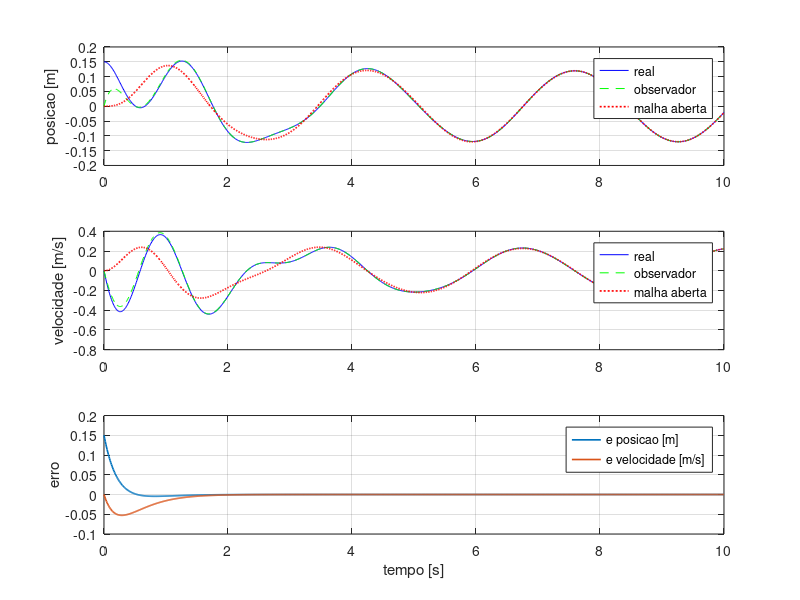
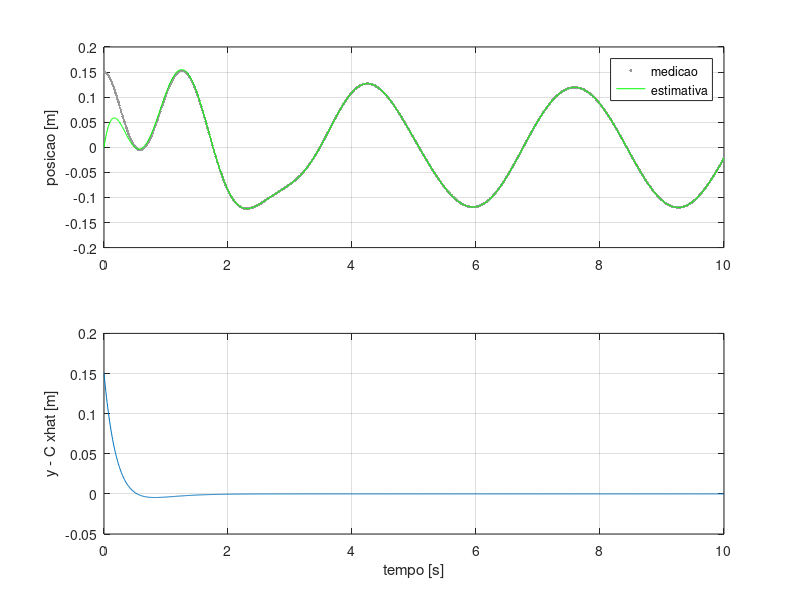
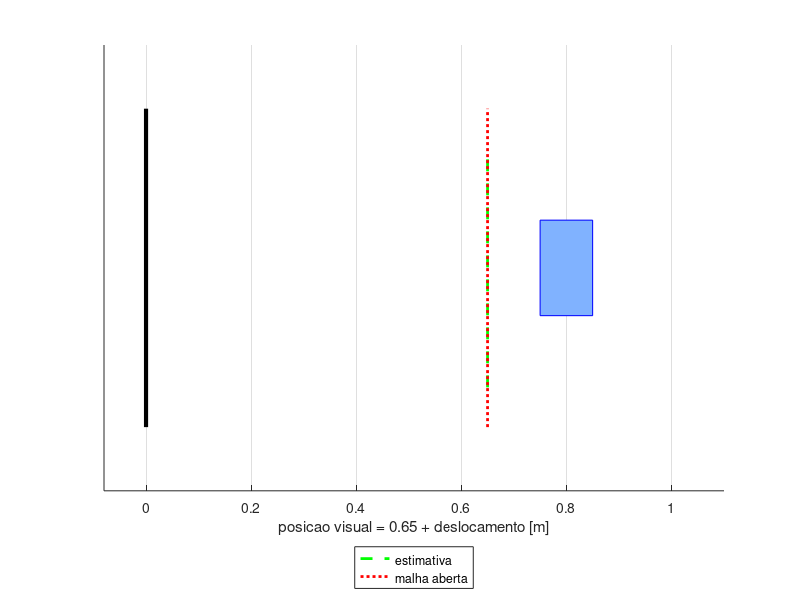

Reproduce these figures in MATLAB, in order. (Note: this script raises an error after producing the figures.)
function out = massa_mola_students(cfg)
% Observadores CA | massa-mola-amortecedor | MATLAB R2020b+.
% Requer Control System Toolbox. Executar: massa_mola_students
% Automatizar: r=massa_mola_students(struct('animate',false,'plots',false));
if nargin<1, cfg=struct; end
cfg=defaults(cfg,struct('Ts',0.01,'T',10,'poles',[-3 -4], ...
    'sigma',0,'mReal',1,'cReal',1.5,'kReal',20, ...
    'x0',[0.15;0],'xh0',[0;0],'animate',true,'plots',true, ...
    'saveVideo',true,'videoFile','anim_observador.mp4','seed',7));
assert(cfg.Ts>0 && cfg.T>2,'Usar Ts>0 e T>2.');
rng(cfg.seed);
m=1; c=1.5; k=20;
A=[0 1;-k/m -c/m]; B=[0;1/m]; C=[1 0]; D=0;
n=2;
sysd=c2d(ss(A,B,C,D),cfg.Ts,'zoh');
Ad=sysd.A; Bd=sysd.B; Cd=sysd.C;
realD=c2d(ss([0 1;-cfg.kReal/cfg.mReal -cfg.cReal/cfg.mReal], ...
    [0;1/cfg.mReal],C,0),cfg.Ts,'zoh');
t=0:cfg.Ts:cfg.T; N=numel(t); u=2*sin(2*pi*0.3*t);

%% BLOCO 1: observabilidade (modelo continuo).
% TODO 1: construir O e verificar se rank(O)==2.

O = obsv(A, C) 
r = rank(O)
if r == n;
    fprintf('O sistema é observável\n')
else
    fprintf('O sistema não é observável\n');
end

%% BLOCO 2: polos do observador preditor discreto.
% TODO 2: mapear cfg.poles para pd=exp(...), depois usar place.

pd = exp(cfg.poles*cfg.Ts)
L = place(Ad',Cd',pd)'
ei = eig(Ad-L*Cd)
if sort(ei') - sort(pd) < 1e-10
    fprintf('Os pólos coincidem\n')
else
    fprintf('Os pólos não coincidem\n')
end

X=zeros(2,N); H=X; OL=X; Y=zeros(1,N); innovation=zeros(1,N);
X(:,1)=cfg.x0; H(:,1)=cfg.xh0; OL(:,1)=cfg.xh0;
noise=cfg.sigma*randn(1,N);
for j=1:N
    % Primeiro guardar/medir os estados na MESMA amostra j.
    Y(j)=Cd*X(:,j)+noise(j);

    %% BLOCO 3: unica medida disponivel ao observador: Y(j).
    % TODO 3: substituir 0 pela inovacao y_j - Cd*xhat_j.
    
    innovation(j)=Y(j)-Cd*H(:,j);
    if j<N
        X(:,j+1)=realD.A*X(:,j)+realD.B*u(j);
        OL(:,j+1)=Ad*OL(:,j)+Bd*u(j);
        
        %% BLOCO 4: observador preditor. Nao usar X na atualizacao.
        % TODO 4: acrescentar o termo de correcao L*innovation(j).
        
        H(:,j+1)=Ad*H(:,j)+Bd*u(j)+L*innovation(j);
    end
end
E=X-H; Eol=X-OL; mask=t>=2;
rmse=sqrt(mean(E(:,mask).^2,2));
fprintf('Posto O: %d/2; RMSE apos 2 s: pos=%.5g m, vel=%.5g m/s\n', ...
    rank(obsv(A,C)),rmse(1),rmse(2));
if cfg.plots
    figure('Name','Estados e erro','Color','k');
    labels={'posicao [m]','velocidade [m/s]'};
    for s=1:2
        subplot(3,1,s); plot(t,X(s,:),'b',t,H(s,:),'g--',t,OL(s,:),'r:','LineWidth',1.2);
        grid on; ylabel(labels{s}); legend('real','observador','malha aberta');
    end
    subplot(3,1,3); plot(t,E,'LineWidth',1.2);grid on;
    xlabel('tempo [s]');ylabel('erro');legend('e posicao [m]','e velocidade [m/s]');
    figure('Name','Medicao e inovacao','Color','k');
    subplot(2,1,1);plot(t,Y,'.','Color',[.6 .6 .6]);hold on;plot(t,H(1,:),'g');
    ylabel('posicao [m]');legend('medicao','estimativa');grid on;
    subplot(2,1,2);plot(t,innovation);ylabel('y - C xhat [m]');xlabel('tempo [s]');grid on;
end
if cfg.animate
    animate(t,X,H,OL,cfg);
end
out=struct('t',t,'u',u,'X',X,'H',H,'OL',OL,'Y',Y,'E',E, ...
    'Eol',Eol,'innovation',innovation,'L',L,'Ad',Ad,'Cd',Cd, ...
    'poles',eig(Ad-L*Cd),'rmse',rmse,'cfg',cfg);
end
function c=defaults(c,d)
f=fieldnames(d);for j=1:numel(f),if ~isfield(c,f{j}),c.(f{j})=d.(f{j});end,end
end
function animate(t,X,H,OL,cfg)
f=figure('Name','Massa-mola: real e estimativas','Color','k','Position',[80 80 1000 420]);
ax=axes(f);hold(ax,'on');grid(ax,'on');
base=0.65; bw=.10; bh=.12;
allp=base+[X(1,:) H(1,:) OL(1,:)];
xlim([min(-.08,min(allp)-.18),max(1.1,max(allp)+.18)]);ylim([-.28 .28]);
plot([0 0],[-.20 .20],'k','LineWidth',3);
block=rectangle('Position',[base+X(1,1)-bw/2,-bh/2,bw,bh], ...
    'FaceColor',[.5 .7 1],'EdgeColor','b');
spring=plot(nan,nan,'b','LineWidth',1.5);
damper=plot(nan,nan,'k','LineWidth',2);
h=plot([base base],[-.15 .15],'g--','LineWidth',2);
o=plot([base base],[-.20 .20],'r:','LineWidth',2);
legend([h o],{'estimativa','malha aberta'},'Location','southoutside');
xlabel('posicao visual = 0.65 + deslocamento [m]');set(ax,'YTick',[]);
writer=[];
if cfg.saveVideo
    writer=VideoWriter(cfg.videoFile,'MPEG-4');writer.FrameRate=30;open(writer);
    cleanup=onCleanup(@()close(writer)); %#ok<NASGU>
end
% 30 frames/s; cada frame representa o tempo indicado no titulo.
frames=unique([round(linspace(1,numel(t),round(t(end)*30)+1)) numel(t)]);
clock0=tic;
for j=frames
    if ~isgraphics(f),break,end
    pos=base+X(1,j);block.Position=[pos-bw/2,-bh/2,bw,bh];
    sx=linspace(.03,pos-bw/2,25);sy=.025*(-1).^(0:24);sy([1 end])=0;
    set(spring,'XData',sx,'YData',sy);
    set(damper,'XData',[0 .12 .12 pos-bw/2],'YData',[-.13 -.13 -.10 -.10]);
    set(h,'XData',base+H(1,j)*[1 1]);set(o,'XData',base+OL(1,j)*[1 1]);
    title(sprintf('t = %.2f s | azul: massa real | verde: observador | vermelho: malha aberta',t(j)));
    drawnow;
    if cfg.saveVideo,writeVideo(writer,getframe(f));else,pause(max(0,t(j)-toc(clock0)));end
end
end
